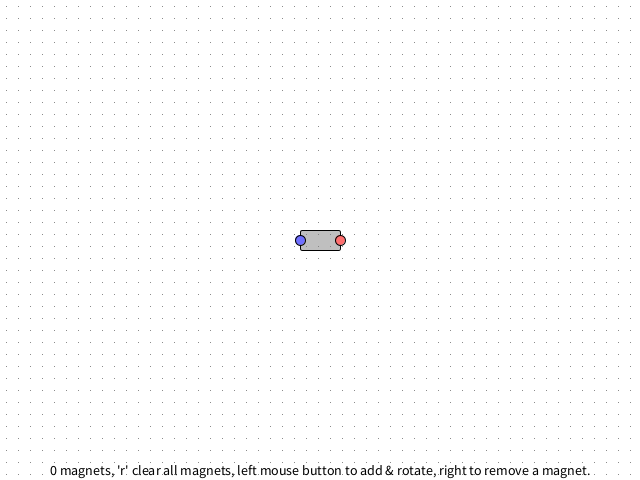
Frame 1 (no input)
Frame 60 (the mouse pressed at the canvas centre just before this capture): identical to frame 1, image omitted
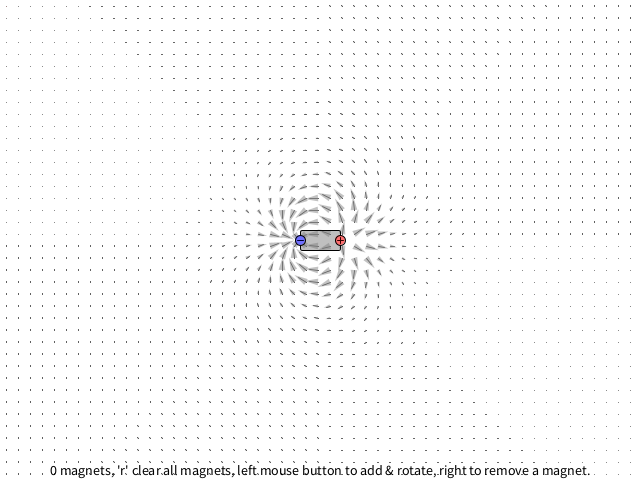
Frame 120 (the mouse held since frame 60 and released just before this capture)

The Processing sketch that drew these frames (run headless with seeded random() and noise(); from frame 60 on, the mouse is pressed at the canvas centre):

// Processing sketch: processing_171308
// ── processing_171308.pde

/* OpenProcessing Tweak of *@*http://www.openprocessing.org/sketch/21418*@* */
/* !do not delete the line above, required for linking your tweak if you upload again */

// see also http://www.openprocessing.org/sketch/30861

//==========================================================
//  sketch:    PG_Magnetic
//  Edit scenery with magnetic sticks and show magnetic field
//  version:   v1.0  2014-11-11  initial release
//                   added: class Magnets
//                   improved: classes, Mouse input, keyboard input 
//             v1.1  2014-11-24  added colored fields
//  tags:      magnet, magnetic, plus, minus, vector, field, force
//==========================================================
/**  commands:  
 r  reset all magnets
 a  add magnet
 d  delete magnet 
 c  toggle colors
 v  toggle vectors
 s  save picture 'PG_Magnetic.png'
*/

boolean androidMode = false;
boolean viewColored = false;
boolean viewVectors = true;

//----------------------------------------------
//  startup routine
//----------------------------------------------
void setup()
{
/*
  orientation(PORTRAIT);
  androidMode = (displayWidth < displayHeight);   // important for Android!!!
  if (androidMode) 
    size (displayWidth, displayHeight);
  if (!androidMode)
*/
  size(640, 480);    // for Java + JavaScript

  smooth();
  int uWidth = int(width / unitSize)+1;
  int uHeight = int(height / unitSize)+1;
  textAlign(CENTER, CENTER);
  magnets = new Magnets(uWidth, uHeight);
  frameRate(30);
  mouseX = width/2;
  mouseY = height/2;
  textSize(14);
}
//----------------------------------------------------------
void draw() 
{
  background(255);
  fill(255);
  magnets.update();
  magnets.drawAll();
  
  fill(0);
  text(magnets.currMagnet + " magnets, 'r' clear all magnets, left mouse button to add & rotate,"
      + " right to remove a magnet." 
      ,width/2, height-10);
}
//----------------------------------------------------------
void keyPressed()
{
  //println (" keyPressed: Key="+key+" ("+int(key)+")  keyCode="+keyCode+ " CODED="+CODED);
  switch (key)
  {        case 'r':  magnets.clearAll();
    break; case 'd' : magnets.deleteOne();
    break; case  8 :  magnets.deleteOne();  // del key
    break; case 'a':  magnets.addOne();
    break; case ' ':  magnets.addOne();
    break; case 'c':  viewColored = !viewColored;
    break; case 'v':  viewVectors = !viewVectors;
    break; case 's':  save ("PG_Magnetic.png");
  }
}
//----------------------------------------------------------
void mousePressed() 
{
  if (mouseButton == RIGHT)
    magnets.deleteOne();
  else
    magnets.addOne();
}
//----------------------------------------------------------
void mouseReleased() 
{
  if (mouseButton == LEFT)
    magnets.addOne();
}


//----------------------------------------------------------
//  magnet.pde
//----------------------------------------------------------

// edit modes:
final int mm_move   = 0;   // move with mouse
final int mm_rotate = 1;   // position set, now rotate
final int mm_locked = 2;   // position and direction set

//==========================================================
//  class to handle a bar magnet
//==========================================================
class Magnet 
{
  VectorField vf;
  PVector pos, dir;        // position, direction 
  PVector posNeg, posPos;  // pole positions
  int mode = 0;            // current mode
  
  //--- constructor ---  
  Magnet(int w, int h, int unitSize)
  {
    vf = new VectorField(w,h, unitSize);
    pos = new PVector(0, 0);     // position of magnet
    posNeg = new PVector(0, 0);  // position of negative pole
    posPos = new PVector(0, 0);  // potition of positive pole
    dir = new PVector(200, 0);   // direction facing
  }
  
  //--- set magnet to mouse location ---  
  void update()
  {
    if (mode == mm_move) 
    {
      pos.x = mouseX;
      pos.y = mouseY;
    }
    
    // rotate magnet by mouse location (and set poles)
    if (mode == mm_rotate) 
    {
      dir.x = mouseX - pos.x;
      dir.y = mouseY - pos.y;
      if ((dir.x == 0.0) && (dir.y == 0.0))   // direction undefined ? 
        dir.x = 1.0;                          // horizontal orientation  
      dir.normalize();
      posNeg.x = posPos.x = dir.x;
      posNeg.y = posPos.y = dir.y;
      posNeg.mult(-poleSize*2);
      posPos.mult(poleSize*2);
      posNeg.add(pos);
      posPos.add(pos);
      vf.polarize(posPos, posNeg);
    }
  }

  //--- draw a magnet ---  
  void show()
  {
    // draw magnet
    float ps2 = poleSize*2;
    float ps4 = poleSize*4;
    stroke(0);
    strokeWeight(1);
    pushMatrix();
      translate(pos.x, pos.y);
      rotate(atan2(dir.y, dir.x));
      fill(127,127);
      rect(-poleSize*2, -poleSize, ps4, ps2, 2);

      fill(255,111,111);   ellipse(+ps2, 0,poleSize, poleSize);  // + pol
      fill(111,111,255);   ellipse(-ps2, 0,poleSize, poleSize);  // - pol
    
      // draw pole signs
      if (mode > 0) 
      { 
        stroke (0,0,55);
        line(-ps2-3, 0, -ps2+3, 0);  // -
        stroke (55,0,0);
        line(ps2-3, 0, ps2+3, 0);    // +
        line(ps2, -3, ps2, +3);
      }
    popMatrix();
  }
  
}  // class Magnet


//----------------------------------------------------------
//  magnets.pde
//----------------------------------------------------------

final int poleSize = 10;   // magnet size is proportional increased by poleSize
final int unitSize = 12;   // each vector on a field is a "unit"

Magnets magnets;     // magnetic sticks

//==========================================================
//  class to handle many magnets
//==========================================================
class Magnets 
{
  int uWidth, uHeight;       // number of "units" that can fit in the screen
  int currMagnet = 0;        // current magnet index
  Magnet md;                 // current magnet
  ArrayList<Magnet> magnets; // uses ArrayList to handle all magnets
  VectorField masterField;   // each magnet has its own field, the master is for summarization
  
  //--- constructor ---
  Magnets(int unitWidth, int unitHeight)
  {
    uWidth = unitWidth;
    uHeight = unitHeight;
    masterField = new VectorField(uWidth, uHeight, unitSize);
    magnets = new ArrayList();
    magnets.add(new Magnet(uWidth, uHeight, unitSize));
  }
  
  //--- draw all magnets ---
  void drawAll()
  {
    for (int ni = 0; ni <= currMagnet; ni++) 
      magnets.get(ni).show();
  }
  
  //--- update the current magnet (or get a new one) ---
  void addOne()
  {
    Magnet cm = magnets.get(currMagnet);
    //println ("Magnets.addOne: " + currMagnet + ", m=" + m.mode);  
    if (cm.mode > 0) 
    {
      Magnet newMagnet = new Magnet(uWidth, uHeight, unitSize);
      magnets.add(newMagnet);
      update();
      currMagnet++;
      newMagnet.update();
    }
    cm.mode++;
  }
    
  //--- delete last magnet ---  
  void deleteOne()
  {
    int mc = magnets.size();
    //println ("Magnets.deleteOne: " + mc);
    if (mc <= 1)
    {
      magnets.get(currMagnet).mode = 0;
      return;
    }
    magnets.remove(mc-1);
    currMagnet--;
    magnets.get(currMagnet).mode = 0;
  }
  
  //--- clear all magnets ---  
  void clearAll()
  {
    //println ("Magnets.clearAll: ");
    magnets.clear();
    magnets.add(new Magnet(uWidth, uHeight, unitSize));
    currMagnet = 0;
  }
  
  //--- move all magnets ---
  private void move()
  {
    for (int i1 = 0; i1 < currMagnet; i1++)
    {
      Magnet m1 = magnets.get(i1);
      for (int i2 = i1+1; i2 < currMagnet; i2++) 
      {
        Magnet m2 = magnets.get(i2);
        float dist = PVector.dist(m1.pos, m2.pos);
        if (dist < 4*poleSize)
        {
          PVector moveVec = PVector.sub(m2.pos, m1.pos);
          
          if (moveVec.mag() == 0.0)
          { switch (currMagnet % 4)
            {        case 0:  moveVec.x = -1.0;
              break; case 1:  moveVec.x = 1.0;
              break; case 2:  moveVec.y = -1.0;
              break; case 3:  moveVec.y = 1.0;
            }
          }
          moveVec.normalize();
          moveVec.mult((4*poleSize - dist)*0.5);
          m1.pos.sub(moveVec);
          m2.pos.add(moveVec);
        }
      }
    }
  }
  
  //--- update current magnet and masterField ---  
  void update()
  {
    // update current magnet
    md = magnets.get(currMagnet);
    md.update();

    // summarize and show master field
    masterField.degauss();
    for (int ni = 0; ni < currMagnet; ni++) 
    {
      Magnet m = magnets.get(ni);
      masterField.add(m.vf);
    }
    md = magnets.get(currMagnet);
    if (md.mode > 0) masterField.add(md.vf);
    masterField.show();

    move();
  }
  
}   // class Magnets

//----------------------------------------------------------
//  vectorField.pde
//----------------------------------------------------------

//==========================================================
//  class to handle magnetic direction field
//==========================================================
class VectorField 
{
  int uw, uh;          // dimension 
  int vfSize;          // vector field size
  PVector[] v;         // vector field values
  int unitSize;        // unit size
  float halfU;         // half unit size
  
  //--- constructor ---  
  VectorField (int w, int h, int uSize)
  {
    uw = w;
    uh = h;
    vfSize = uw * uh;
    unitSize = uSize;
    halfU = unitSize / 2.0;
    v = new PVector[vfSize];
    for (int ni = 0; ni < vfSize; ni++) 
      v[ni] = new PVector(0,0);
  }
  
  //--- draw each arrow from center of each field "unit" ---
  void show() 
  {
    if (viewColored)  showColoredFields();
    if (viewVectors || (!viewVectors && !viewColored)) showFieldArrows();
  }

  //--- draw colorized fields ---
  void showColoredFields() 
  {
    colorMode (HSB, 255);
    noStroke();
    PVector tmp = new PVector();
    for (int yi=0; yi < uh; yi++)
    {
      float yd = yi * unitSize + halfU;
      for (int xi=0; xi < uw; xi++) 
      {
        pushMatrix();
          translate(xi * unitSize + halfU, yd);
          int offset = yi * uw + xi;
          tmp.set (v[offset].x, v[offset].y, 0.0);
          tmp.limit (unitSize*1.41);
          drawField (tmp.x, tmp.y);
        popMatrix();
      }
    }
    colorMode (RGB, 255);
  }
  
  //--- draw each arrow from center of each field "unit" ---
  void showFieldArrows() 
  {
    strokeWeight(0.8);
    fill(155,155);
    PVector tmp = new PVector();
    for (int yi=0; yi < uh; yi++)
    {
      float yd = yi * unitSize + halfU;
      for (int xi=0; xi < uw; xi++) 
      {
        pushMatrix();
          translate(xi * unitSize + halfU, yd);
          int offset = yi * uw + xi;
          tmp.set (v[offset].x, v[offset].y, 0.0);
          tmp.limit (unitSize*1.41);
          drawArrow (tmp.x, tmp.y);
        popMatrix();
      }
    }
  }

  //--- draw field rectangle at given position ---
  void drawField (float x, float y) 
  {
    float len = constrain (50*sqrt(sq(x) +sq(y)), 0, 255);
    float ang = map(atan2(y, x), -PI, PI, 0, 255);
    fill (color (ang, len*0.5, 222));
    rect(-halfU,-halfU, unitSize, unitSize);
  }  
  
  //--- draw arrow at given position ---
  void drawArrow (float x, float y) 
  {
    colorMode (RGB, 255);
    float len = sqrt(sq(x) +sq(y)) * 0.8;
    line(0,0, x*0.5, y*0.5);
    pushMatrix();
      rotate(atan2(y, x));
      noStroke();
      triangle (0,len/4, len,0, 0,-len/4);
    popMatrix();
    stroke(0);
  }  
  
  //--- update all vectors based on proximity to poles ---
  void polarize(PVector posPos, PVector posNeg) 
  {
    int vOffset = 0;
    for (int y = 0; y < uh; y++)
      for (int x = 0; x < uw; x++) 
      {
        PVector fPos = new PVector(x*unitSize+halfU, y*unitSize+halfU);
        PVector dist1 = PVector.sub(fPos, posPos);
        PVector dist2 = PVector.sub(posNeg, fPos);
        float div1 = dist1.mag();
        float div2 = dist2.mag();
        dist1.normalize();
        dist2.normalize();
        dist1.div(div1 * 0.001);
        dist2.div(div2 * 0.001);
        v[vOffset] = PVector.add(dist1,dist2);
        vOffset++;
      }
  }
  
  //--- add another vector field to this one ---
  void add(VectorField f) 
  {
    for (int ni = 0; ni < vfSize; ni++) 
    {
      v[ni].add(f.v[ni]);
    }
  }
  
  //--- set all vectors to zero ---
  void degauss() 
  {
    for (int ni = 0; ni < vfSize; ni++) 
    {
      v[ni].x = 0;
      v[ni].y = 0;
    }
  }
  
}   // class VectorField
